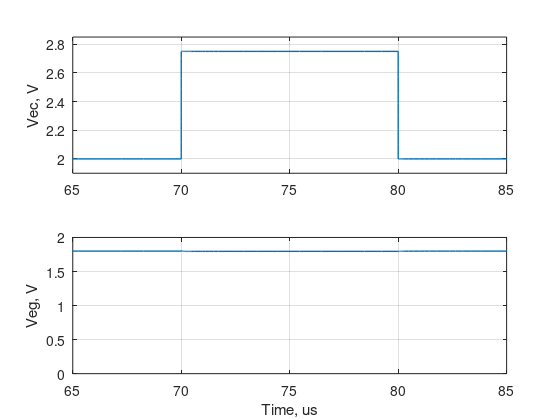

The MATLAB script that drew this image: (Note: this script raises an error after producing the figure.)
%% load line reg tran data for sch
clear all;
load('ldo_liner_tran_sch.mat');
% data includes 50u to 95u period 25u in between

%% plotting

plotwidth = 1;
time = time_sch*10^6;

f1 = figure(1);
subplot(2,1,1);
p1 = plot(time, vrec_lr_sch);
set(p1, 'linewidth', plotwidth);
grid on;
xlim([65, 85]); ylim([1.9, 2.85]);
ylabel('Vec, V');

subplot(2,1,2);
p1 = plot(time, vreg_lr_sch);
set(p1, 'linewidth', plotwidth);
grid on;

% legend1 = sprintf('Iload: 100 uA, Vreg = %.3f, Vdrop = %3.f mV', mean(vreg_dcu_sch(495:end)), (dc_sch(495)-dc_sch(439))*1000);
% legend2 = sprintf('Iload: 10 mA, Vreg = %.3f, Vdrop = %3.f mV', mean(vreg_dcm_sch(682:end)), (dc_sch(682)-dc_sch(457))*1000);
 %legend(legend1, legend2, 'location', 'best');
xlabel('Time, us'); ylabel('Veg, V');
xlim([65, 85]); 
% ylim([0, 2]);
%% save image
set(f1,'Units','Inches');
pos = get(f1,'Position');
set(f1,'PaperPositionMode','Auto','PaperUnits','Inches','PaperSize',[pos(3), pos(4)]);
print(f1, 'ldo_liner.pdf', '-dpdf');
movefile('ldo_liner.pdf','../img/ldo_liner.pdf');
